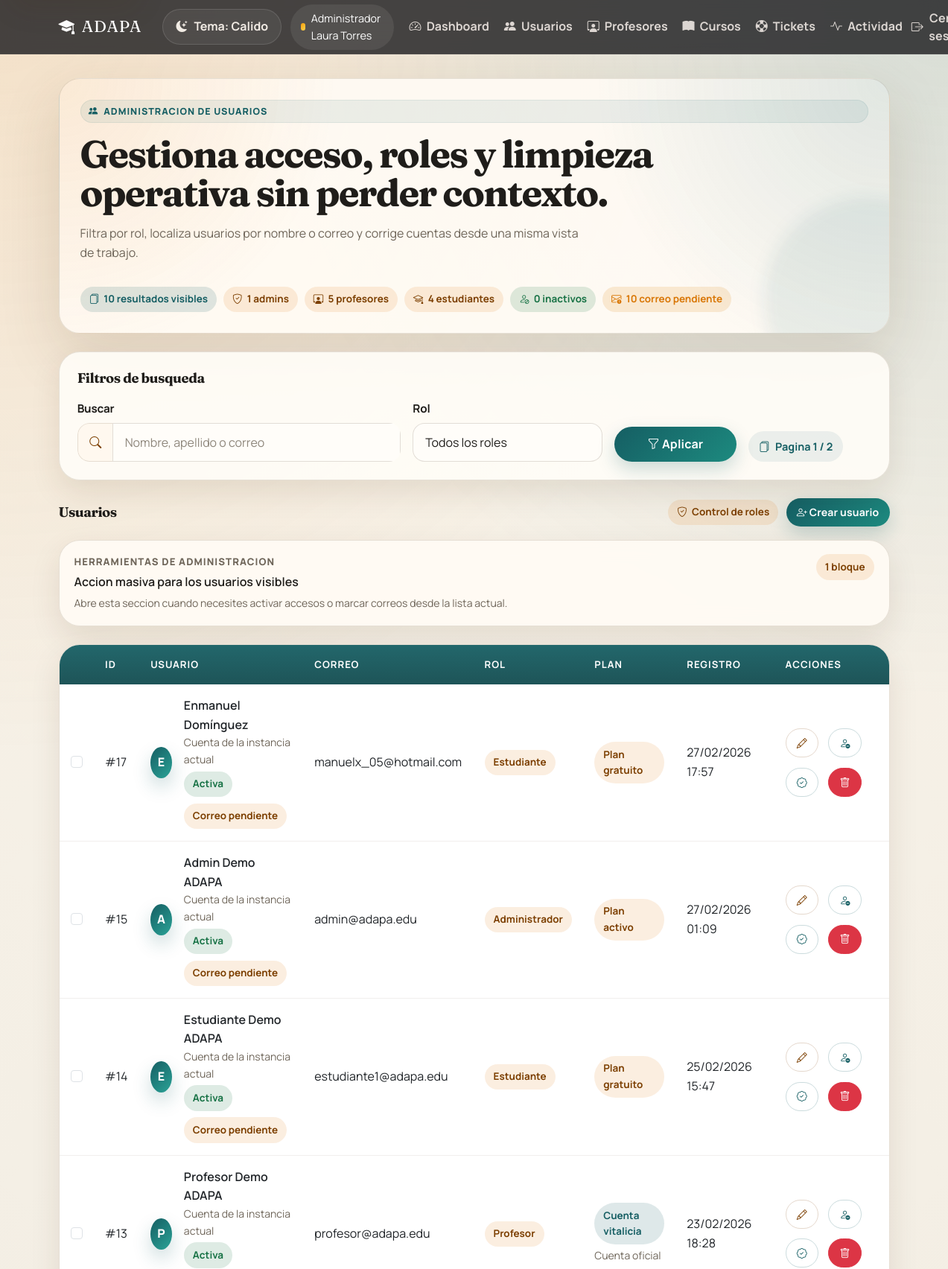
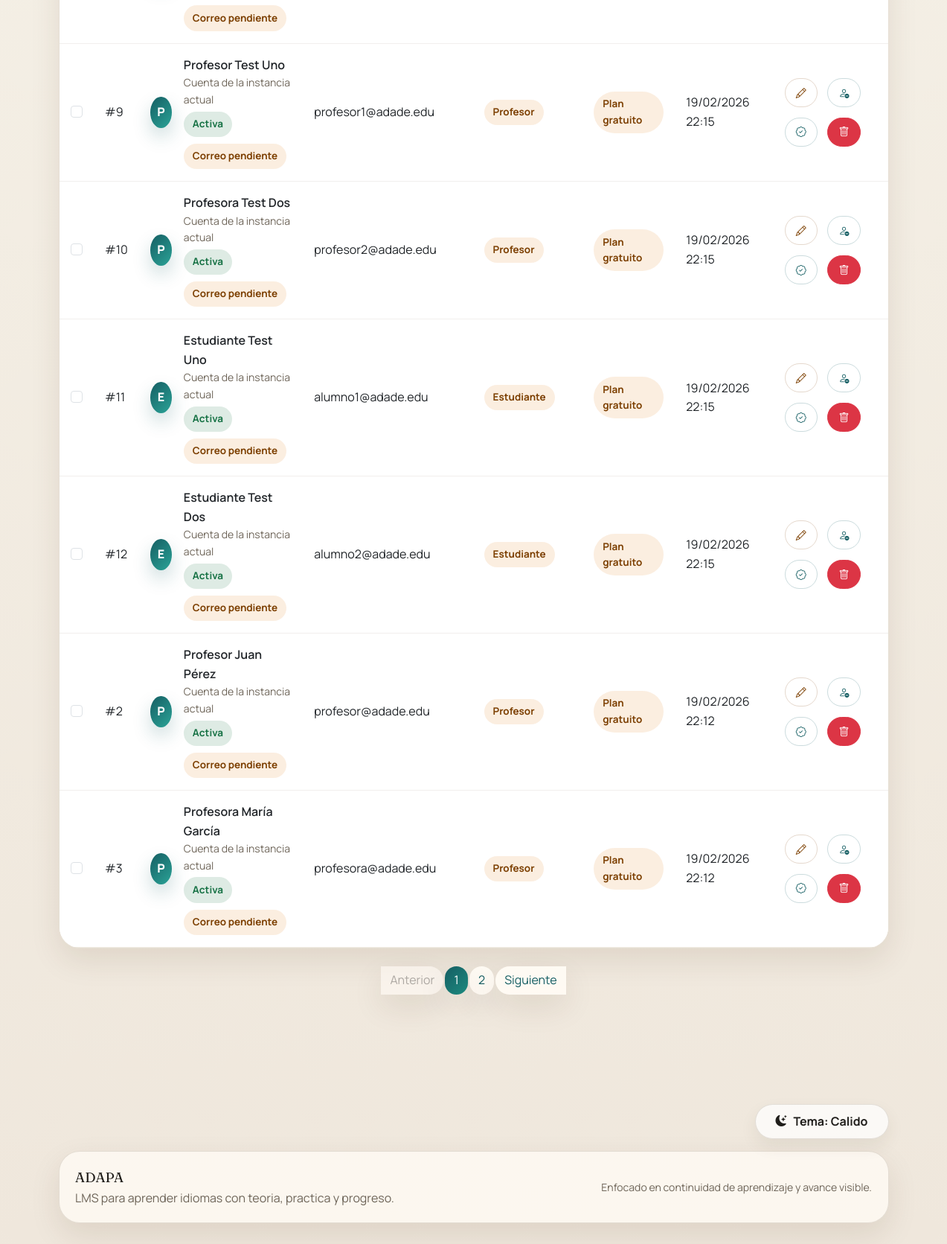
/admin/usuarios (signed in), run on the app's committed database (2 pictures, top to bottom).
### tables this page shows
CREATE TABLE `usuarios` (
  `id` int(11) NOT NULL AUTO_INCREMENT,
  `instancia_id` int(11) NOT NULL,
  `email` varchar(255) NOT NULL,
  `password_hash` varchar(255) NOT NULL,
  `nombre` varchar(255) NOT NULL,
  `apellido` varchar(255) NOT NULL,
  `idioma_base` varchar(32) NOT NULL DEFAULT 'espanol',
  `es_estudiante` tinyint(1) NOT NULL DEFAULT 0,
  `es_profesor` tinyint(1) NOT NULL DEFAULT 0,
  `es_admin_institucion` tinyint(1) NOT NULL DEFAULT 0,
  `billing_plan` enum('free','paid','lifetime') NOT NULL DEFAULT 'free',
  `is_official` tinyint(1) NOT NULL DEFAULT 0,
  `vista_default` enum('creador','estudiante') NOT NULL DEFAULT 'estudiante',
  `idioma_interfaz` varchar(32) NOT NULL DEFAULT 'espanol',
  `es_menor` tinyint(1) NOT NULL DEFAULT 0,
  `tutor_nombre` varchar(255) DEFAULT NULL,
  `tutor_email` varchar(255) DEFAULT NULL,
  `autorizacion_tutor_fecha` timestamp NULL DEFAULT NULL,
  `activo` tinyint(1) NOT NULL DEFAULT 1,
  `email_verificado` tinyint(1) NOT NULL DEFAULT 0,
  `ultimo_acceso` timestamp NULL DEFAULT NULL,
  `intentos_fallidos` int(11) NOT NULL DEFAULT 0,
  `creado_por` int(11) DEFAULT NULL,
  `creado_en` timestamp NOT NULL DEFAULT current_timestamp(),
  `modificado_en` timestamp NOT NULL DEFAULT current_timestamp() ON UPDATE current_timestamp(),
  PRIMARY KEY (`id`),
  UNIQUE KEY `email` (`email`),
  KEY `instancia_id` (`instancia_id`),
  CONSTRAINT `usuarios_ibfk_1` FOREIGN KEY (`instancia_id`) REFERENCES `instancias` (`id`)
);

### views/admin/usuarios.php (the view, shortened to what the rows shown need)
<?php require_once __DIR__ . '/../partials/header.php'; ?>
<?php require_once __DIR__ . '/../../models/ProfesorPlan.php'; ?>
<?php
$admins = 0;
$profesores = 0;
$estudiantes = 0;
$inactiveUsers = 0;
$pendingEmails = 0;
foreach ($users as $user) {
    if ($user->es_admin_institucion) {
        $admins++;
    } elseif ($user->es_profesor) {
        $profesores++;
    } elseif ($user->es_estudiante) {
        $estudiantes++;
    }
    if (empty($user->email_verificado)) {
        $pendingEmails++;
    }
}
?>
<div class="container">
    <section class="page-hero content-hero mb-4">
        <span class="eyebrow"><i class="bi bi-people-fill"></i> Administracion de usuarios</span>
        <h1 class="page-title">Gestiona acceso, roles y limpieza operativa sin perder contexto.</h1>
        <p class="page-subtitle">
            Filtra por rol, localiza usuarios por nombre o correo y corrige cuentas desde una misma vista de trabajo.
        </p>
        <div class="compact-meta-row">
            <span class="soft-badge info"><i class="bi bi-files"></i> <?php echo count($users); ?> resultados visibles</span>
            <span class="soft-badge"><i class="bi bi-shield-check"></i> <?php echo $admins; ?> admins</span>
            <span class="soft-badge"><i class="bi bi-person-workspace"></i> <?php echo $profesores; ?> profesores</span>
            <span class="soft-badge"><i class="bi bi-mortarboard"></i> <?php echo $estudiantes; ?> estudiantes</span>
            <span class="soft-badge <?php echo $inactiveUsers > 0 ? 'warning' : 'success'; ?>"><i class="bi bi-person-slash"></i> <?php echo $inactiveUsers; ?> inactivos</span>
            <span class="soft-badge <?php echo $pendingEmails > 0 ? 'warning' : 'info'; ?>"><i class="bi bi-envelope-exclamation"></i> <?php echo $pendingEmails; ?> correo pendiente</span>
        </div>
    </section>
    <section class="filter-shell mb-4">
        <div class="panel-body">
            <div class="section-title">
                <h2>Filtros de busqueda</h2>
            </div>
            <form method="GET" action="<?php echo url('/admin/usuarios'); ?>" class="row g-3 align-items-end">
                <div class="col-lg-5">
                    <label for="search" class="form-label">Buscar</label>
                    <div class="input-group">
                        <span class="input-group-text"><i class="bi bi-search"></i></span>
                        <input
                            type="text"
                            id="search"
                            name="search"
                            class="form-control"
                            placeholder="Nombre, apellido o correo"
                            value="<?php echo htmlspecialchars($search ?? ''); ?>"
                        >
                    </div>
                </div>
                <div class="col-lg-3">
                    <label for="role" class="form-label">Rol</label>
                    <select id="role" name="role" class="form-select">
                        <option value="">Todos los roles</option>
                    </select>
                </div>
                <div class="col-lg-2">
                    <button type="submit" class="btn btn-primary w-100">
                        <i class="bi bi-funnel"></i> Aplicar
                    </button>
                </div>
                <div class="col-lg-2">
                    <span class="inline-stat">
                        <i class="bi bi-files"></i> Pagina <?php echo (int) $currentPage; ?> / <?php echo (int) max($totalPages, 1); ?>
                    </span>
                </div>
            </form>
        </div>
    </section>
    <section>
        <div class="section-title">
            <h2>Usuarios</h2>
            <div class="section-actions">
                <span class="soft-badge"><i class="bi bi-shield-check"></i> Control de roles</span>
                <a href="<?php echo url('/admin/usuarios/create'); ?>" class="btn btn-sm btn-primary">
                    <i class="bi bi-person-plus"></i> Crear usuario
                </a>
            </div>
        </div>
        <details class="panel page-assist-card mb-4">
            <summary class="page-assist-summary">
                <div>
                    <div class="metric-label">Herramientas de administracion</div>
                    <div class="fw-semibold mt-1">Accion masiva para los usuarios visibles</div>
                    <div class="small text-muted mt-1">Abre esta seccion cuando necesites activar accesos o marcar correos desde la lista actual.</div>
                </div>
                <span class="soft-badge">1 bloque</span>
            </summary>
        </details>
        <div class="data-table-shell">
            <div class="table-responsive">
                <table class="table table-hover align-middle">
                    <thead>
                        <tr>
                            <th></th>
                            <th>ID</th>
                            <th>Usuario</th>
                            <th>Correo</th>
                            <th>Rol</th>
                            <th>Plan</th>
                            <th>Registro</th>
                            <th>Acciones</th>
                        </tr>
                    </thead>
                    <tbody>
                        <?php if (empty($users)): ?>
                            <tr>
                                <td colspan="8" class="empty-state">No hay usuarios que coincidan con el filtro actual.</td>
                            </tr>
                        <?php else: ?>
                            <?php foreach ($users as $user): ?>
                                <tr>
                                    <td>
                                        <input class="form-check-input user-select-item" type="checkbox" name="user_ids[]" value="<?php echo (int) $user->id; ?>" form="user-bulk-form" aria-label="Seleccionar usuario <?php echo (int) $user->id; ?>">
                                    </td>
                                    <td>#<?php echo (int) $user->id; ?></td>
                                    <td>
                                        <div class="d-flex align-items-center gap-3">
                                            <span class="avatar-token"><?php echo strtoupper(substr($user->nombre, 0, 1)); ?></span>
                                            <div>
                                                <div class="fw-semibold"><?php echo htmlspecialchars(trim($user->nombre . ' ' . $user->apellido)); ?></div>
                                                <div class="small text-muted">Cuenta de la instancia actual</div>
                                                <div class="small mt-1 badge-row">
                                                    <span class="soft-badge <?php echo !empty($user->activo) ? 'success' : 'warning'; ?>">
                                                        <?php echo !empty($user->activo) ? 'Activa' : 'Inactiva'; ?>
                                                    </span>
                                                    <span class="soft-badge <?php echo !empty($user->email_verificado) ? 'info' : ''; ?>">
                                                        <?php echo !empty($user->email_verificado) ? 'Correo verificado' : 'Correo pendiente'; ?>
                                                    </span>
                                                </div>
                                            </div>
                                        </div>
                                    </td>
                                    <td><?php echo htmlspecialchars($user->email); ?></td>
                                    <td>
                                        <?php if ($user->es_admin_institucion): ?>
                                            <span class="soft-badge">Administrador</span>
                                        <?php elseif ($user->es_profesor): ?>
                                            <span class="soft-badge">Profesor</span>
                                        <?php elseif ($user->es_estudiante): ?>
                                            <span class="soft-badge">Estudiante</span>
                                        <?php else: ?>
                                            <span class="soft-badge">Usuario</span>
                                        <?php endif; ?>
                                    </td>
                                    <td>
                                        <span class="soft-badge <?php echo !empty($user->is_official) ? 'info' : ''; ?>">
                                            <?php echo htmlspecialchars(ProfesorPlan::obtenerEtiquetaPlan($user->billing_plan ?? null)); ?>
                                        </span>
                                        <?php if (!empty($user->is_official)): ?>
                                            <div class="small text-muted mt-1">Cuenta oficial</div>
                                        <?php endif; ?>
                                    </td>
                                    <td><?php echo date('d/m/Y H:i', strtotime($user->creado_en)); ?></td>
                                    <td>
                                        <div class="responsive-actions table-actions">
                                            <a href="<?php echo url('/admin/usuarios/edit/' . $user->id); ?>" class="btn btn-sm btn-outline-secondary" title="Editar usuario">
                                                <i class="bi bi-pencil"></i>
                                            </a>
                                            <form method="POST" action="<?php echo url('/admin/usuarios/toggle-activo/' . $user->id); ?>">
                                                <button type="submit" class="btn btn-sm btn-outline-primary" title="<?php echo !empty($user->activo) ? 'Desactivar acceso' : 'Activar acceso'; ?>">
                                                    <i class="bi <?php echo !empty($user->activo) ? 'bi-person-dash' : 'bi-person-check'; ?>"></i>
                                                </button>
                                            </form>
                                            <?php if (empty($user->email_verificado)): ?>
                                                <form method="POST" action="<?php echo url('/admin/usuarios/verify-email/' . $user->id); ?>">
                                                    <button type="submit" class="btn btn-sm btn-outline-primary" title="Marcar correo como verificado">
                                                        <i class="bi bi-patch-check"></i>
                                                    </button>
                                                </form>
                                            <?php endif; ?>
                                            <?php if ($user->id != $_SESSION['user_id']): ?>
                                                <form method="POST" action="<?php echo url('/admin/usuarios/delete/' . $user->id); ?>" onsubmit="return confirm('Estas seguro de eliminar este usuario?');">
                                                    <button type="submit" class="btn btn-sm btn-danger" title="Eliminar usuario">
                                                        <i class="bi bi-trash"></i>
                                                    </button>
                                                </form>
                                            <?php endif; ?>
                                        </div>
                                    </td>
                                </tr>
                            <?php endforeach; ?>
                        <?php endif; ?>
                    </tbody>
                </table>
            </div>
        </div>
        <?php if ($totalPages > 1): ?>
            <nav aria-label="Navegacion de usuarios" class="mt-4 pagination-shell">
                <ul class="pagination justify-content-center flex-wrap">
                    <li class="page-item <?php echo $currentPage <= 1 ? 'disabled' : ''; ?>">
                        <a class="page-link" href="<?php echo url('/admin/usuarios?page=' . ($currentPage - 1) . '&search=' . urlencode($search) . '&role=' . urlencode($role)); ?>">Anterior</a>
                    </li>
                    <?php for ($i = 1; $i <= $totalPages; $i++): ?>
                        <li class="page-item <?php echo $currentPage == $i ? 'active' : ''; ?>">
                            <a class="page-link" href="<?php echo url('/admin/usuarios?page=' . $i . '&search=' . urlencode($search) . '&role=' . urlencode($role)); ?>"><?php echo $i; ?></a>
                        </li>
                    <?php endfor; ?>
                    <li class="page-item <?php echo $currentPage >= $totalPages ? 'disabled' : ''; ?>">
                        <a class="page-link" href="<?php echo url('/admin/usuarios?page=' . ($currentPage + 1) . '&search=' . urlencode($search) . '&role=' . urlencode($role)); ?>">Siguiente</a>
                    </li>
                </ul>
            </nav>
        <?php endif; ?>
    </section>
</div>
<?php require_once __DIR__ . '/../partials/footer.php'; ?>

### core/Router.php (shortened to what the rows shown need)
<?php
class Router {
    private $routes = [];
    private $basePath;
    public function __construct() {
        $this->basePath = BASE_URL;
    }
    public function add($method, $route, $controller, $action) {
        $this->routes[$method][$route] = ['controller' => $controller, 'action' => $action];
    }
    public function dispatch($uri, $method) {
        $uri = $this->removeBasePath($uri);
        foreach ($this->routes[$method] as $route => $routeInfo) {
            $pattern = preg_replace('/\{[^}]+\}/', '([^/]+)', $route);
            $pattern = '#^' . $pattern . '$#';
            if (preg_match($pattern, $uri, $matches)) {
                array_shift($matches);
                $action = $routeInfo['action'];
                $controllerInstance = new $controllerClass();
                if (method_exists($controllerInstance, $action)) {
                    call_user_func_array([$controllerInstance, $action], $matches);
                } else {
                    http_response_code(404);
                    echo "404 Method Not Found";
                }
                return;
            }
        }
    }
    private function removeBasePath($uri) {
        if (strpos($uri, $this->basePath) === 0) {
            $uri = substr($uri, strlen($this->basePath));
        }
        if (strlen($uri) > 1) {
            $uri = rtrim($uri, '/');
        }
        return $uri;
    }
}

### data on the page
usuarios: id "17", nombre "E", nombre+apellido "Enmanuel Domínguez", email "manuelx_05@hotmail.com", es_admin_institucion "Estudiante", billing_plan "Plan gratuito", creado_en "27/02/2026 17:57"
usuarios: id "15", nombre "A", nombre+apellido "Admin Demo ADAPA", email "admin@adapa.edu", es_admin_institucion "Administrador", billing_plan "Plan activo", creado_en "27/02/2026 01:09"
usuarios: id "14", nombre "E", nombre+apellido "Estudiante Demo ADAPA", email "estudiante1@adapa.edu", es_admin_institucion "Estudiante", billing_plan "Plan gratuito", creado_en "25/02/2026 15:47"
usuarios: id "13", nombre "P", nombre+apellido "Profesor Demo ADAPA", email "profesor@adapa.edu", es_admin_institucion "Profesor", billing_plan "Cuenta vitalicia", shows "Cuenta oficial", creado_en "23/02/2026 18:28"
usuarios: id "9", nombre "P", nombre+apellido "Profesor Test Uno", email "profesor1@adade.edu", es_admin_institucion "Profesor", billing_plan "Plan gratuito", creado_en "19/02/2026 22:15"
usuarios: id "10", nombre "P", nombre+apellido "Profesora Test Dos", email "profesor2@adade.edu", es_admin_institucion "Profesor", billing_plan "Plan gratuito", creado_en "19/02/2026 22:15"
usuarios: id "11", nombre "E", nombre+apellido "Estudiante Test Uno", email "alumno1@adade.edu", es_admin_institucion "Estudiante", billing_plan "Plan gratuito", creado_en "19/02/2026 22:15"
usuarios: id "12", nombre "E", nombre+apellido "Estudiante Test Dos", email "alumno2@adade.edu", es_admin_institucion "Estudiante", billing_plan "Plan gratuito", creado_en "19/02/2026 22:15"
usuarios: id "2", nombre "P", nombre+apellido "Profesor Juan Pérez", email "profesor@adade.edu", es_admin_institucion "Profesor", billing_plan "Plan gratuito", creado_en "19/02/2026 22:12"
usuarios: id "3", nombre "P", nombre+apellido "Profesora María García", email "profesora@adade.edu", es_admin_institucion "Profesor", billing_plan "Plan gratuito", creado_en "19/02/2026 22:12"

### other printed values
count($users) "10"
$admins "1"
$profesores "5"
$estudiantes "4"
$inactiveUsers "0"
$pendingEmails "10"
max($totalPages, 1) "2"
